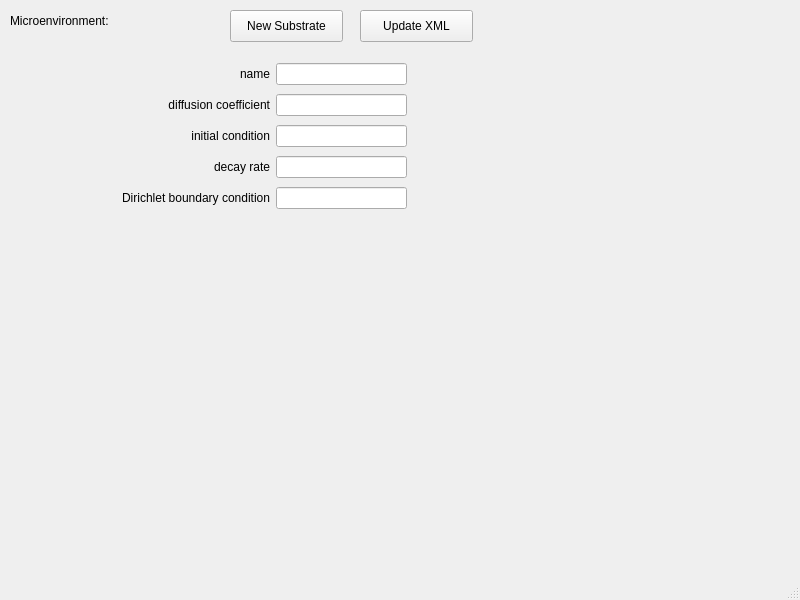
<?xml version="1.0" encoding="UTF-8"?>
<ui version="4.0">
 <class>MainWindow</class>
 <widget class="QMainWindow" name="MainWindow">
  <property name="geometry">
   <rect>
    <x>0</x>
    <y>0</y>
    <width>800</width>
    <height>600</height>
   </rect>
  </property>
  <property name="windowTitle">
   <string>MainWindow</string>
  </property>
  <widget class="QWidget" name="centralwidget">
   <widget class="QPushButton" name="pushButton">
    <property name="geometry">
     <rect>
      <x>230</x>
      <y>10</y>
      <width>113</width>
      <height>32</height>
     </rect>
    </property>
    <property name="text">
     <string>New Substrate</string>
    </property>
   </widget>
   <widget class="QPushButton" name="pushButton_2">
    <property name="geometry">
     <rect>
      <x>360</x>
      <y>10</y>
      <width>113</width>
      <height>32</height>
     </rect>
    </property>
    <property name="text">
     <string>Update XML</string>
    </property>
   </widget>
   <widget class="QLabel" name="label_6">
    <property name="geometry">
     <rect>
      <x>10</x>
      <y>10</y>
      <width>121</width>
      <height>21</height>
     </rect>
    </property>
    <property name="text">
     <string>Microenvironment:</string>
    </property>
   </widget>
   <widget class="QWidget" name="">
    <property name="geometry">
     <rect>
      <x>70</x>
      <y>60</y>
      <width>337</width>
      <height>157</height>
     </rect>
    </property>
    <layout class="QVBoxLayout" name="verticalLayout_2">
     <item>
      <layout class="QHBoxLayout" name="horizontalLayout_2">
       <item>
        <widget class="QLabel" name="label">
         <property name="sizePolicy">
          <sizepolicy hsizetype="Fixed" vsizetype="Preferred">
           <horstretch>0</horstretch>
           <verstretch>0</verstretch>
          </sizepolicy>
         </property>
         <property name="minimumSize">
          <size>
           <width>200</width>
           <height>0</height>
          </size>
         </property>
         <property name="text">
          <string>name</string>
         </property>
         <property name="alignment">
          <set>Qt::AlignRight|Qt::AlignTrailing|Qt::AlignVCenter</set>
         </property>
        </widget>
       </item>
       <item>
        <widget class="QLineEdit" name="lineEdit_11"/>
       </item>
      </layout>
     </item>
     <item>
      <layout class="QHBoxLayout" name="horizontalLayout_3">
       <item>
        <widget class="QLabel" name="label_2">
         <property name="sizePolicy">
          <sizepolicy hsizetype="Fixed" vsizetype="Preferred">
           <horstretch>0</horstretch>
           <verstretch>0</verstretch>
          </sizepolicy>
         </property>
         <property name="minimumSize">
          <size>
           <width>200</width>
           <height>0</height>
          </size>
         </property>
         <property name="text">
          <string>  diffusion coefficient</string>
         </property>
         <property name="alignment">
          <set>Qt::AlignRight|Qt::AlignTrailing|Qt::AlignVCenter</set>
         </property>
        </widget>
       </item>
       <item>
        <widget class="QLineEdit" name="lineEdit_12"/>
       </item>
      </layout>
     </item>
     <item>
      <layout class="QHBoxLayout" name="horizontalLayout_4">
       <item>
        <widget class="QLabel" name="label_3">
         <property name="sizePolicy">
          <sizepolicy hsizetype="Fixed" vsizetype="Preferred">
           <horstretch>0</horstretch>
           <verstretch>0</verstretch>
          </sizepolicy>
         </property>
         <property name="minimumSize">
          <size>
           <width>200</width>
           <height>0</height>
          </size>
         </property>
         <property name="text">
          <string>initial condition</string>
         </property>
         <property name="alignment">
          <set>Qt::AlignRight|Qt::AlignTrailing|Qt::AlignVCenter</set>
         </property>
        </widget>
       </item>
       <item>
        <widget class="QLineEdit" name="lineEdit_13"/>
       </item>
      </layout>
     </item>
     <item>
      <layout class="QHBoxLayout" name="horizontalLayout">
       <item>
        <widget class="QLabel" name="label_4">
         <property name="sizePolicy">
          <sizepolicy hsizetype="Fixed" vsizetype="Preferred">
           <horstretch>0</horstretch>
           <verstretch>0</verstretch>
          </sizepolicy>
         </property>
         <property name="minimumSize">
          <size>
           <width>200</width>
           <height>0</height>
          </size>
         </property>
         <property name="text">
          <string>decay rate</string>
         </property>
         <property name="alignment">
          <set>Qt::AlignRight|Qt::AlignTrailing|Qt::AlignVCenter</set>
         </property>
        </widget>
       </item>
       <item>
        <widget class="QLineEdit" name="lineEdit_14"/>
       </item>
      </layout>
     </item>
     <item>
      <layout class="QHBoxLayout" name="horizontalLayout_6">
       <item>
        <widget class="QLabel" name="label_11">
         <property name="sizePolicy">
          <sizepolicy hsizetype="Fixed" vsizetype="Preferred">
           <horstretch>0</horstretch>
           <verstretch>0</verstretch>
          </sizepolicy>
         </property>
         <property name="minimumSize">
          <size>
           <width>200</width>
           <height>0</height>
          </size>
         </property>
         <property name="text">
          <string>Dirichlet boundary condition</string>
         </property>
         <property name="alignment">
          <set>Qt::AlignRight|Qt::AlignTrailing|Qt::AlignVCenter</set>
         </property>
        </widget>
       </item>
       <item>
        <widget class="QLineEdit" name="lineEdit_16">
         <property name="sizePolicy">
          <sizepolicy hsizetype="Expanding" vsizetype="Fixed">
           <horstretch>0</horstretch>
           <verstretch>0</verstretch>
          </sizepolicy>
         </property>
         <property name="minimumSize">
          <size>
           <width>0</width>
           <height>0</height>
          </size>
         </property>
         <property name="baseSize">
          <size>
           <width>0</width>
           <height>0</height>
          </size>
         </property>
        </widget>
       </item>
      </layout>
     </item>
    </layout>
   </widget>
  </widget>
  <widget class="QMenuBar" name="menubar">
   <property name="geometry">
    <rect>
     <x>0</x>
     <y>0</y>
     <width>800</width>
     <height>22</height>
    </rect>
   </property>
  </widget>
  <widget class="QStatusBar" name="statusbar"/>
 </widget>
 <resources/>
 <connections/>
</ui>
